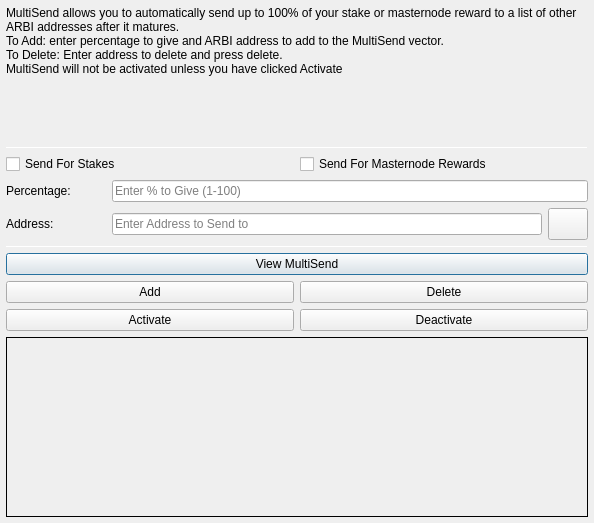
<?xml version="1.0" encoding="UTF-8"?>
<ui version="4.0">
 <class>MultiSendDialog</class>
 <widget class="QDialog" name="MultiSendDialog">
  <property name="windowModality">
   <enum>Qt::NonModal</enum>
  </property>
  <property name="geometry">
   <rect>
    <x>0</x>
    <y>0</y>
    <width>594</width>
    <height>523</height>
   </rect>
  </property>
  <property name="windowTitle">
   <string>MultiSend</string>
  </property>
  <layout class="QVBoxLayout" name="verticalLayout" stretch="0">
   <property name="leftMargin">
    <number>6</number>
   </property>
   <property name="topMargin">
    <number>6</number>
   </property>
   <property name="rightMargin">
    <number>6</number>
   </property>
   <property name="bottomMargin">
    <number>6</number>
   </property>
   <item>
    <layout class="QVBoxLayout" name="verticalLayout_Main" stretch="1,1,1,1,1,1">
     <item>
      <widget class="QLabel" name="label_2">
       <property name="lineWidth">
        <number>1</number>
       </property>
       <property name="text">
        <string>MultiSend allows you to automatically send up to 100% of your stake or masternode reward to a list of other ARBI addresses after it matures.
To Add: enter percentage to give and ARBI address to add to the MultiSend vector.
To Delete: Enter address to delete and press delete.
MultiSend will not be activated unless you have clicked Activate</string>
       </property>
       <property name="alignment">
        <set>Qt::AlignLeading|Qt::AlignLeft|Qt::AlignTop</set>
       </property>
       <property name="wordWrap">
        <bool>true</bool>
       </property>
      </widget>
     </item>
     <item>
      <widget class="Line" name="line">
       <property name="minimumSize">
        <size>
         <width>0</width>
         <height>1</height>
        </size>
       </property>
       <property name="maximumSize">
        <size>
         <width>16777215</width>
         <height>1</height>
        </size>
       </property>
       <property name="orientation">
        <enum>Qt::Horizontal</enum>
       </property>
      </widget>
     </item>
     <item>
      <layout class="QVBoxLayout" name="verticalLayout_Settings">
       <item>
        <layout class="QHBoxLayout" name="horizontalLayout">
         <item>
          <widget class="QCheckBox" name="multiSendStakeCheckBox">
           <property name="text">
            <string>Send For Stakes</string>
           </property>
          </widget>
         </item>
         <item>
          <widget class="QCheckBox" name="multiSendMasternodeCheckBox">
           <property name="text">
            <string>Send For Masternode Rewards</string>
           </property>
          </widget>
         </item>
        </layout>
       </item>
       <item>
        <layout class="QHBoxLayout" name="horizontalLayout_6">
         <item>
          <widget class="QLabel" name="label">
           <property name="minimumSize">
            <size>
             <width>100</width>
             <height>0</height>
            </size>
           </property>
           <property name="toolTip">
            <string>Percentage of stake to send</string>
           </property>
           <property name="text">
            <string>Percentage:</string>
           </property>
          </widget>
         </item>
         <item>
          <widget class="QLineEdit" name="multiSendPercentEdit">
           <property name="toolTip">
            <string>Enter whole numbers 1 - 100</string>
           </property>
           <property name="placeholderText">
            <string>Enter % to Give (1-100)</string>
           </property>
          </widget>
         </item>
        </layout>
       </item>
       <item>
        <layout class="QHBoxLayout" name="horizontalLayout_7">
         <item>
          <widget class="QLabel" name="label_5">
           <property name="minimumSize">
            <size>
             <width>100</width>
             <height>0</height>
            </size>
           </property>
           <property name="toolTip">
            <string>Address to send portion of stake to</string>
           </property>
           <property name="text">
            <string>Address:</string>
           </property>
          </widget>
         </item>
         <item>
          <widget class="QLineEdit" name="multiSendAddressEdit">
           <property name="toolTip">
            <string/>
           </property>
           <property name="placeholderText">
            <string>Enter Address to Send to</string>
           </property>
          </widget>
         </item>
         <item>
          <widget class="QPushButton" name="addressBookButton">
           <property name="maximumSize">
            <size>
             <width>16777215</width>
             <height>32</height>
            </size>
           </property>
           <property name="toolTip">
            <string>Choose an address from the address book</string>
           </property>
           <property name="text">
            <string/>
           </property>
           <property name="icon">
            <iconset resource="../arbi.qrc">
             <normaloff>:/icons/address-book</normaloff>:/icons/address-book</iconset>
           </property>
           <property name="shortcut">
            <string>Alt+A</string>
           </property>
           <property name="autoDefault">
            <bool>false</bool>
           </property>
          </widget>
         </item>
        </layout>
       </item>
      </layout>
     </item>
     <item>
      <widget class="Line" name="line_2">
       <property name="minimumSize">
        <size>
         <width>0</width>
         <height>1</height>
        </size>
       </property>
       <property name="maximumSize">
        <size>
         <width>16777215</width>
         <height>1</height>
        </size>
       </property>
       <property name="orientation">
        <enum>Qt::Horizontal</enum>
       </property>
      </widget>
     </item>
     <item>
      <layout class="QVBoxLayout" name="verticalLayout_Buttons">
       <item>
        <layout class="QHBoxLayout" name="horizontalLayout_4">
         <item>
          <widget class="QPushButton" name="viewButton">
           <property name="toolTip">
            <string/>
           </property>
           <property name="statusTip">
            <string>View MultiSend Vector</string>
           </property>
           <property name="text">
            <string>View MultiSend</string>
           </property>
          </widget>
         </item>
        </layout>
       </item>
       <item>
        <layout class="QHBoxLayout" name="horizontalLayout_2">
         <item>
          <widget class="QPushButton" name="addButton">
           <property name="toolTip">
            <string/>
           </property>
           <property name="statusTip">
            <string>Add to MultiSend Vector</string>
           </property>
           <property name="text">
            <string>Add</string>
           </property>
          </widget>
         </item>
         <item>
          <widget class="QPushButton" name="deleteButton">
           <property name="toolTip">
            <string/>
           </property>
           <property name="statusTip">
            <string>Delete Address From MultiSend Vector</string>
           </property>
           <property name="text">
            <string>Delete</string>
           </property>
          </widget>
         </item>
        </layout>
       </item>
       <item>
        <layout class="QHBoxLayout" name="horizontalLayout_5">
         <item>
          <widget class="QPushButton" name="activateButton">
           <property name="statusTip">
            <string>Activate MultiSend</string>
           </property>
           <property name="text">
            <string>Activate</string>
           </property>
          </widget>
         </item>
         <item>
          <widget class="QPushButton" name="disableButton">
           <property name="statusTip">
            <string>Deactivate MultiSend</string>
           </property>
           <property name="text">
            <string>Deactivate</string>
           </property>
          </widget>
         </item>
        </layout>
       </item>
      </layout>
     </item>
     <item>
      <widget class="QLabel" name="message">
       <property name="minimumSize">
        <size>
         <width>0</width>
         <height>180</height>
        </size>
       </property>
       <property name="frameShape">
        <enum>QFrame::Panel</enum>
       </property>
       <property name="frameShadow">
        <enum>QFrame::Plain</enum>
       </property>
       <property name="lineWidth">
        <number>1</number>
       </property>
       <property name="midLineWidth">
        <number>1</number>
       </property>
       <property name="text">
        <string/>
       </property>
       <property name="alignment">
        <set>Qt::AlignLeading|Qt::AlignLeft|Qt::AlignTop</set>
       </property>
       <property name="wordWrap">
        <bool>true</bool>
       </property>
      </widget>
     </item>
    </layout>
   </item>
  </layout>
 </widget>
 <resources>
  <include location="../arbi.qrc"/>
 </resources>
 <connections/>
</ui>
